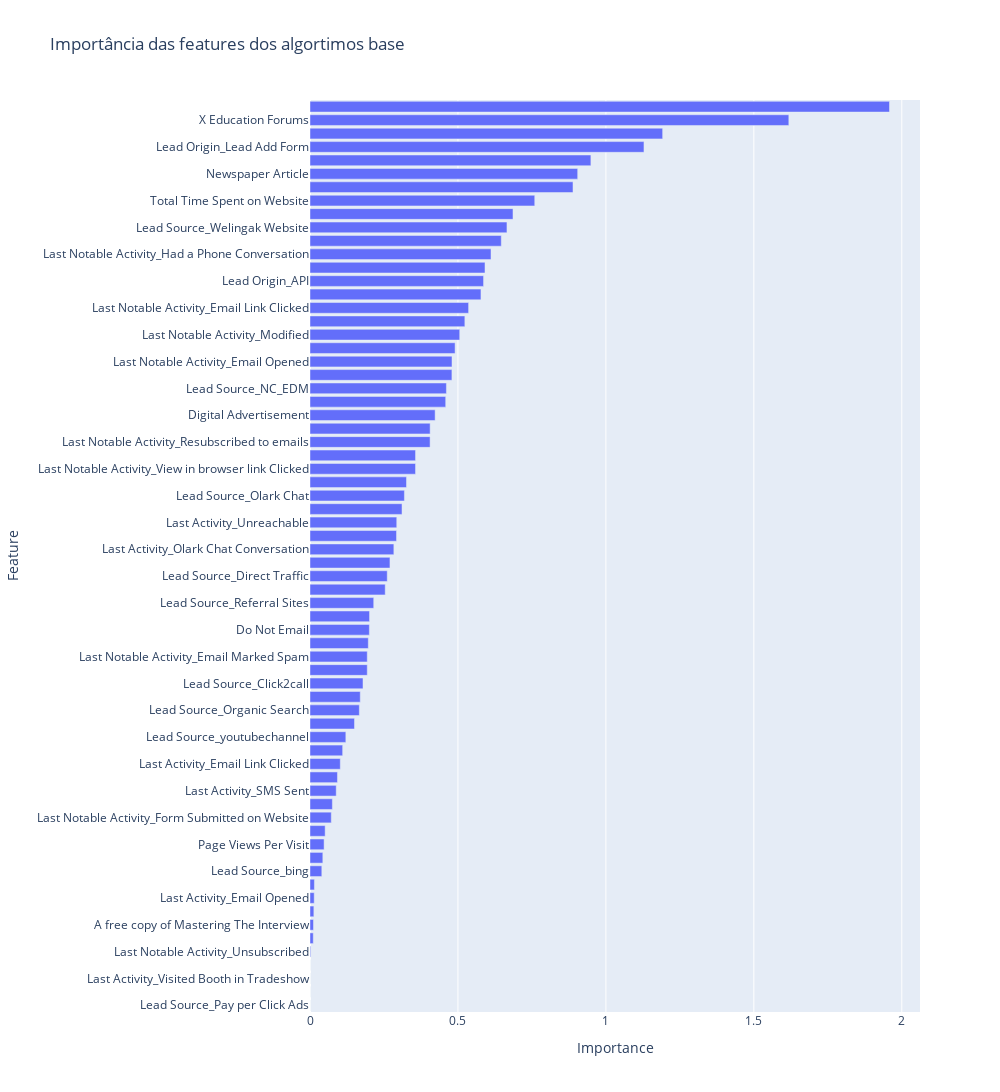

The cell this chart's notebook holds for it:
### Code cell
# Mostrar o ranking de importância

fig = px.bar(df_feature_importances,
             x="Importance",
             y="Feature",
             orientation='h',
             title='Importância das features dos algortimos base')

fig.update_layout(height=1280, width=1000)
fig.show()

### Figure 1 — Plotly figure (JSON) as saved in the notebook; plotly's stock layout.template omitted (floating-point values rounded to 4 significant figures)
{"data": [{"hovertemplate": "Importance=%{x}<br>Feature=%{y}<extra></extra>", "legendgroup": "", "marker": {"color": "#636efa", "pattern": {"shape": ""}}, "name": "", "orientation": "h", "showlegend": false, "textposition": "auto", "type": "bar", "x": [0.0, 0.0, 0.0, 0.0, 0.002266, 0.01105, 0.01173, 0.01305, 0.0142, 0.01491, 0.03994, 0.04337, 0.04766, 0.05118, 0.07192, 0.07559, 0.0886, 0.09281, 0.1024, 0.1104, 0.1211, 0.1504, 0.1667, 0.1699, 0.1791, 0.1935, 0.1935, 0.197, 0.2007, 0.2012, 0.2154, 0.2542, 0.261, 0.2702, 0.2834, 0.2924, 0.2932, 0.311, 0.3191, 0.3261, 0.3566, 0.3567, 0.4058, 0.406, 0.4229, 0.4586, 0.461, 0.4796, 0.4799, 0.4904, 0.506, 0.5234, 0.536, 0.5778, 0.5866, 0.5915, 0.6117, 0.6465, 0.6656, 0.686, 0.7595, 0.8888, 0.9047, 0.9493, 1.129, 1.192, 1.618, 1.958], "xaxis": "x", "y": ["Lead Source_Pay per Click Ads", "Lead Source_Live Chat", "Last Activity_Visited Booth in Tradeshow", "Last Notable Activity_Approached upfront", "Last Notable Activity_Unsubscribed", "Last Activity_Unsubscribed", "A free copy of Mastering The Interview", "Lead Source_testone", "Last Activity_Email Opened", "Through Recommendations", "Lead Source_bing", "Lead Source_Google", "Page Views Per Visit", "Last Activity_View in browser link Clicked", "Last Notable Activity_Form Submitted on Website", "Lead Origin_Lead Import", "Last Activity_SMS Sent", "Last Notable Activity_Email Received", "Last Activity_Email Link Clicked", "Last Notable Activity_Email Bounced", "Lead Source_youtubechannel", "Lead Source_Reference", "Lead Source_Organic Search", "TotalVisits", "Lead Source_Click2call", "Last Activity_Email Marked Spam", "Last Notable Activity_Email Marked Spam", "Last Notable Activity_Page Visited on Website", "Do Not Email", "Lead Source_welearnblog_Home", "Lead Source_Referral Sites", "Search", "Lead Source_Direct Traffic", "Last Activity_Form Submitted on Website", "Last Activity_Olark Chat Conversation", "Lead Source_WeLearn", "Last Activity_Unreachable", "Last Activity_Email Received", "Lead Source_Olark Chat", "Last Activity_Page Visited on Website", "Last Notable Activity_View in browser link Clicked", "Last Notable Activity_SMS Sent", "Last Notable Activity_Resubscribed to emails", "Last Activity_Resubscribed to emails", "Digital Advertisement", "Lead Source_blog", "Lead Source_NC_EDM", "Lead Source_Facebook", "Last Notable Activity_Email Opened", "Lead Source_Social Media", "Last Notable Activity_Modified", "Last Notable Activity_Olark Chat Conversation", "Last Notable Activity_Email Link Clicked", "Last Activity_Had a Phone Conversation", "Lead Origin_API", "Last Activity_Email Bounced", "Last Notable Activity_Had a Phone Conversation", "Lead Origin_Landing Page Submission", "Lead Source_Welingak Website", "Last Activity_Converted to Lead", "Total Time Spent on Website", "Last Activity_Approached upfront", "Newspaper Article", "Last Notable Activity_Unreachable", "Lead Origin_Lead Add Form", "Do Not Call", "X Education Forums", "Newspaper"], "yaxis": "y"}], "layout": {"barmode": "relative", "height": 1280, "legend": {"tracegroupgap": 0}, "title": {"text": "Importância das features dos algortimos base"}, "width": 1000, "xaxis": {"anchor": "y", "domain": [0, 1], "title": {"text": "Importance"}}, "yaxis": {"anchor": "x", "domain": [0, 1], "title": {"text": "Feature"}}}}
